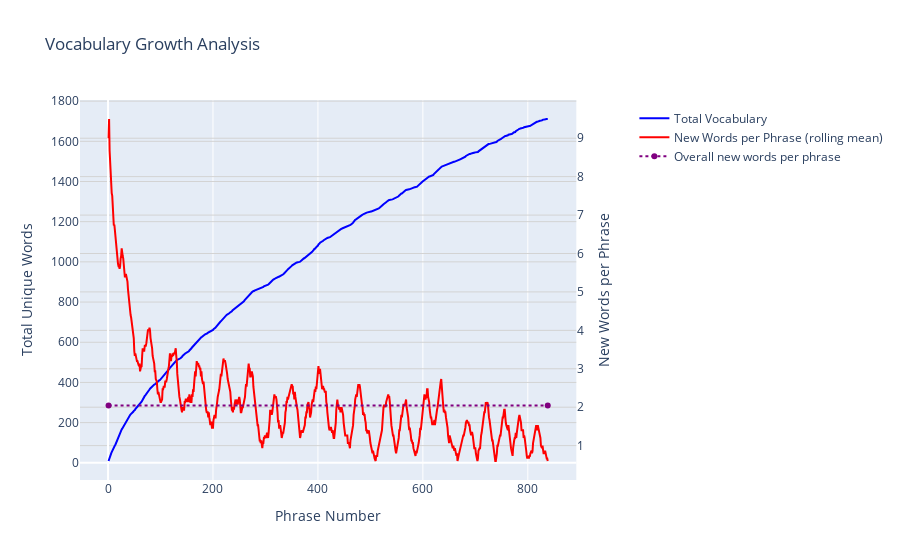

The notebook cell saved with this chart:
### Code cell
plot_vocabulary_growth(final_phrases)

### Figure 1 — Plotly figure (JSON) as saved in the notebook; plotly's stock layout.template omitted (floating-point values rounded to 4 significant figures; data arrays with more than 128 entries replaced by an {"elided": "..."} marker saying what was removed)
{"data": [{"line": {"color": "blue"}, "name": "Total Vocabulary", "type": "scatter", "x": {"elided": "838 int values"}, "xaxis": "x", "y": {"elided": "838 int values"}, "yaxis": "y"}, {"line": {"color": "red"}, "name": "New Words per Phrase\n(rolling mean)", "type": "scatter", "x": {"elided": "838 int values"}, "xaxis": "x", "y": {"elided": "838 float values"}, "yaxis": "y2"}, {"line": {"color": "purple", "dash": "dot"}, "name": "Overall new words per phrase", "type": "scatter", "x": [1, 838], "xaxis": "x", "y": [2.042, 2.042], "yaxis": "y2"}], "layout": {"legend": {"x": 1.05, "xanchor": "left", "y": 0.99, "yanchor": "top"}, "margin": {"r": 150}, "showlegend": true, "title": {"text": "Vocabulary Growth Analysis"}, "xaxis": {"anchor": "y", "domain": [0, 0.94], "title": {"text": "Phrase Number"}}, "yaxis": {"anchor": "x", "domain": [0, 1], "gridcolor": "lightgrey", "title": {"text": "Total Unique Words"}}, "yaxis2": {"anchor": "x", "gridcolor": "lightgrey", "overlaying": "y", "side": "right", "title": {"text": "New Words per Phrase"}}}}
